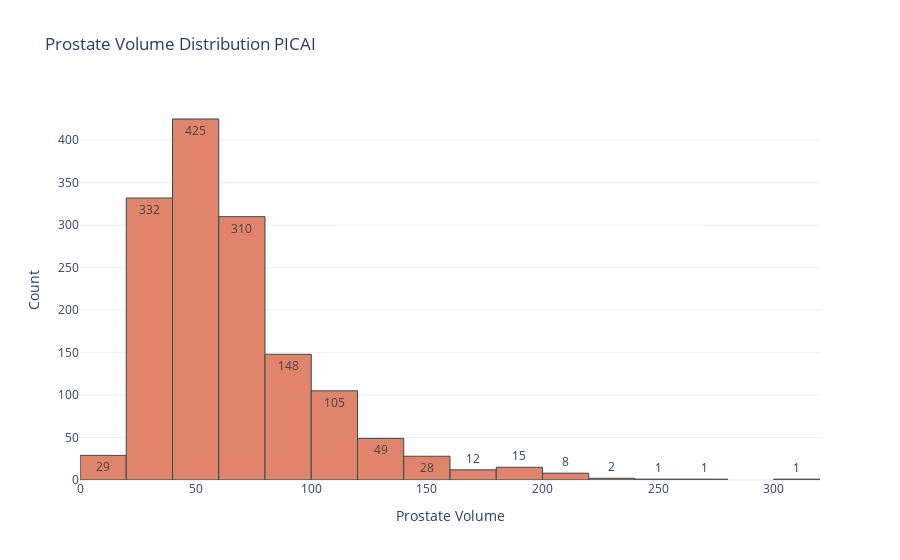

The notebook cell saved with this chart:
### Code cell
plot_histogram_plotly(
    df,
    "prostate_volume",
    "Prostate Volume Distribution PICAI",
    "Prostate Volume",
    "Count",
    20,
    fig_name=os.path.join(figs_path, "prostate_volume_distribution_picai.pdf"),
)

### Figure 1 — Plotly figure (JSON) as saved in the notebook; plotly's stock layout.template omitted (floating-point values rounded to 4 significant figures; data arrays with more than 128 entries replaced by an {"elided": "..."} marker saying what was removed)
{"data": [{"marker": {"color": "#e1846c", "line": {"color": "DarkSlateGrey", "width": 1}}, "nbinsx": 20, "textposition": "auto", "texttemplate": "%{y}", "type": "histogram", "x": {"elided": "1493 float values"}}], "layout": {"paper_bgcolor": "rgba(0,0,0,0)", "plot_bgcolor": "rgba(0,0,0,0)", "title": {"text": "Prostate Volume Distribution PICAI"}, "xaxis": {"title": {"text": "Prostate Volume"}}, "yaxis": {"automargin": true, "title": {"text": "Count"}}}}
